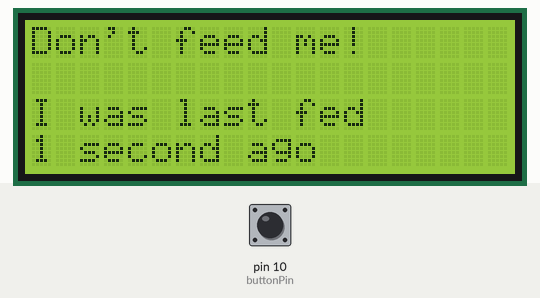
Bench run of a sketch on a simulated Arduino Uno, built with avr-gcc and run on an emulated ATmega328P. Parts: 20×4 character LCD. The test bench sets the inputs (shaded band); at power-on: pin 10 (buttonPin) HIGH.

Above: at 1.2 s.
1.3 s: pin 10 (buttonPin) pulled LOW for 3.2 s
At 1.9 s:
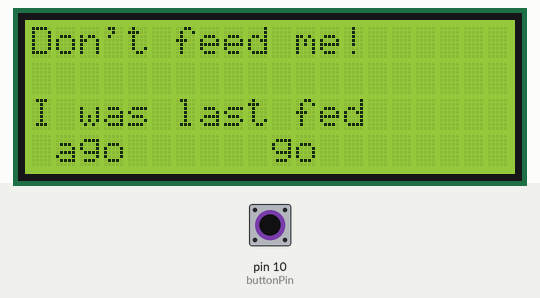
7.5 s: pin 10 (buttonPin) pulled LOW for 0.15 s
At 7.8 s:
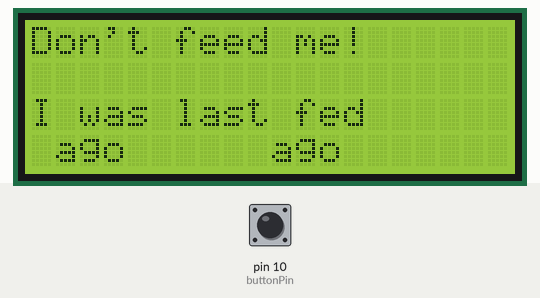
10.1 s: pin 10 (buttonPin) pulled LOW for 1 s
At 12.9 s:
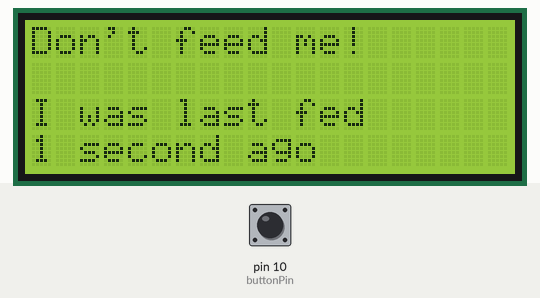
Timing chart, 0 to 14.4 s (numbered marks = the images above; inputs shaded):
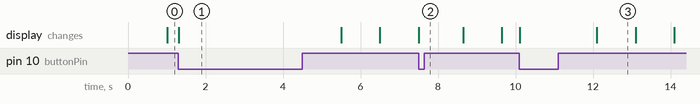

Measured:
- after the input at 1.3 s, the display: changes at once (image 1)
- after the input at 7.5 s, the display: first differs from a run without the input at once (image 2)
- after the input at 10.1 s, the display: first changes at once (image 3 shows a later state)
- what the display in image 3 shows lasts 1.0 s, from 12.1 s to 13.1 s

The sketch:

Gyarados.ino
```cpp
/*

 The circuit:
 * LCD RS pin to digital pin 12
 * LCD Enable pin to digital pin 11
 * LCD D4 pin to digital pin 5
 * LCD D5 pin to digital pin 4
 * LCD D6 pin to digital pin 3
 * LCD D7 pin to digital pin 2
 * LCD R/W pin to ground
 * 10K resistor:
 * ends to +5V and ground
 * wiper to LCD VO pin (pin 3)

 */

// include the library code:
#include <LiquidCrystal.h>
#include <Time.h>

// initialize the library with the numbers of the interface pins
LiquidCrystal lcd(12, 11, 5, 4, 3, 2);
int buttonPin = 10;
int on = 1;
unsigned long time = 0;
unsigned long reset = 0;

void setup() {
  pinMode(buttonPin, INPUT);
  digitalWrite(buttonPin, HIGH);
  // set up the LCD's number of columns and rows:
  lcd.begin(20, 4);

}

void printTime() {
  unsigned long diff = time - reset;

  unsigned long seconds = diff / 1000;
  unsigned long minutes = seconds / 60;
  unsigned long hours = minutes / 60;
  unsigned long days = hours / 24;

  lcd.setCursor(0,0);
  if(hours > 23) {
    lcd.print("Feed me!      ");
  } else {
    lcd.print("Don't feed me!");
  }
  lcd.setCursor(0,2);
  lcd.print("I was last fed");
  lcd.setCursor(0,3);

  //handle plural
  int number = 0;

  if(days > 0) {
    number = days;
    lcd.print(days);
    lcd.print(" day");
  } else if(hours > 0) {
    number = hours;
    lcd.print(hours);
    lcd.print(" hour");
  } else if(minutes > 0) {
    number = minutes;
    lcd.print(minutes);
    lcd.print(" minute");
  } else if(seconds > 0) {
    number = seconds;
    lcd.print(seconds);
    lcd.print(" second");
  }
  if(number > 1) {
    lcd.print("s");
  }
  lcd.print(" ");
  lcd.print("ago      ");

}

void loop() {

  if(on) {
    lcd.display();
  } else {
    lcd.noDisplay();
  }
  time = millis();

  printTime();

  if(!digitalRead(buttonPin)) {
    reset = time;
  }
}
```
